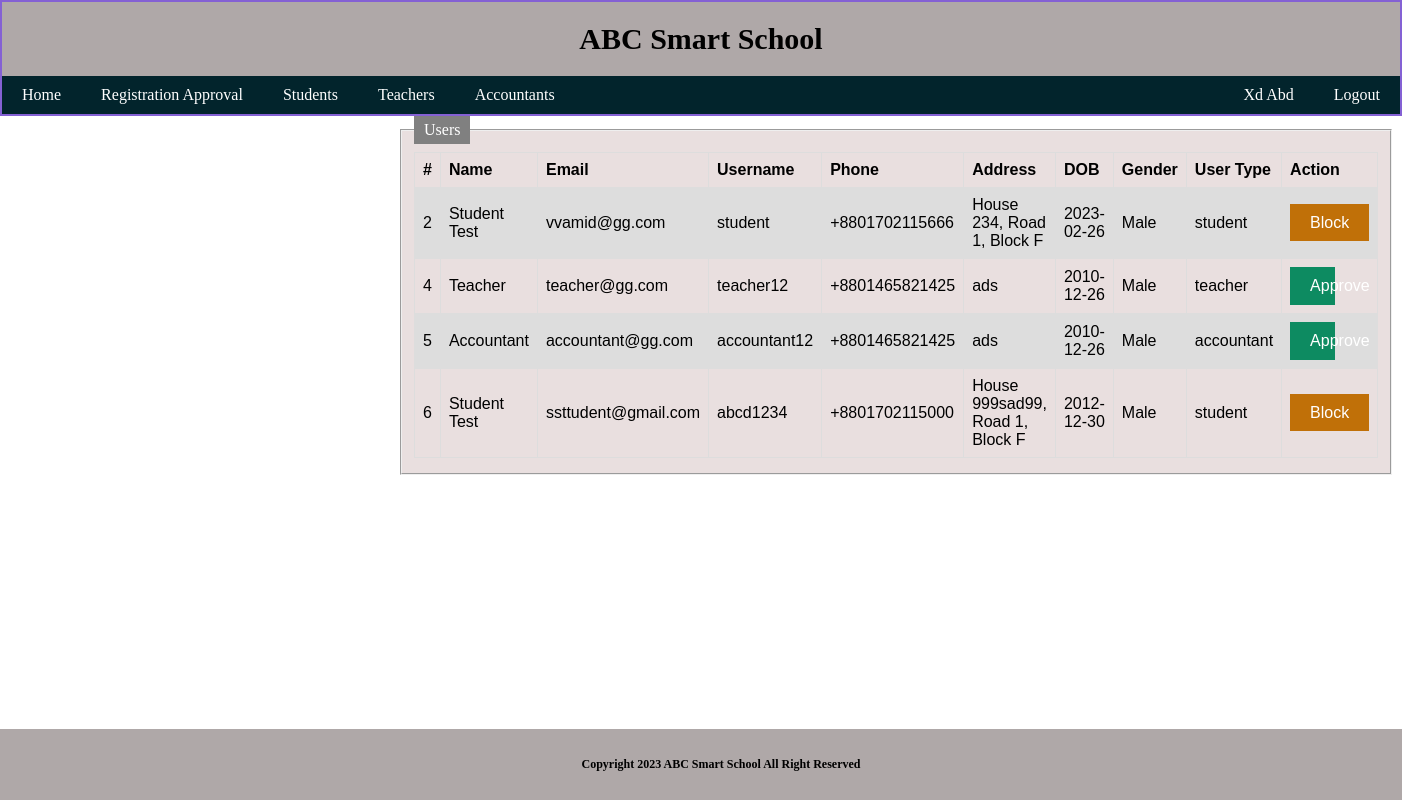
The app's page /Project/View/pages/RegistrationApproval.php (signed in) with its own data.
### tables this page shows
CREATE TABLE `users` (
  `id` int(11) NOT NULL,
  `Name` text NOT NULL,
  `Email` varchar(255) NOT NULL,
  `Username` varchar(100) NOT NULL,
  `Password` varchar(255) NOT NULL,
  `Phone` text NOT NULL,
  `Address` varchar(255) NOT NULL,
  `DOB` text NOT NULL,
  `Gender` text NOT NULL,
  `User_Type` text NOT NULL,
  `File_Path` varchar(500) NOT NULL,
  `Validation` text NOT NULL
);

### Project/model/DatabaseConnection.php (called while the page is built, shortened)
<?php
class DatabaseConnection{
function ShowUsersData($conn,$table)
{
    $result = $conn->query("SELECT `id`, `Name`, `Email`, `Username`, `Phone`, `Address`, `DOB`, `Gender`, `File_Path`, `Validation`, `User_Type` FROM ". $table." WHERE User_Type!='admin'");
    return $result;
}
}

### Project/View/pages/RegistrationApproval.php (the view, shortened to what this page needs)
<!DOCTYPE html>
<html>
<head>
</head>
<body>
    <?php
    include('../layout/Header.php');
    ?>
    <fieldset>
        <legend>Users</legend>
        <?php
        include "../../model/DatabaseConnection.php";
        $connection = new DatabaseConnection();
        $conobj = $connection->OpenCon();
        $users = $connection->ShowUsersData($conobj, "users");
        if ($users->num_rows > 0) { ?>
            <table>
                <tr>
                    <th>#</th>
                    <th>Name</th>
                    <th>Email</th>
                    <th>Username</th>
                    <th>Phone</th>
                    <th>Address</th>
                    <th>DOB</th>
                    <th>Gender</th>
                    <th>User Type</th>
                    <th>Action</th>
                </tr>
                <?php
                while ($row = $users->fetch_assoc()) { ?>
                    <tr>
                        <td><?php echo $row['id'] ?></td>
                        <td><?php echo $row['Name'] ?></td>
                        <td><?php echo $row['Email'] ?></td>
                        <td><?php echo $row['Username'] ?></td>
                        <td><?php echo $row['Phone'] ?></td>
                        <td><?php echo $row['Address'] ?></td>
                        <td><?php echo $row['DOB'] ?></td>
                        <td><?php echo $row['Gender'] ?></td>
                        <td><?php echo $row['User_Type'] ?></td>
                        <?php if($row['Validation']=='True') { ?>
                        <td><a class='button1' href='../../Controller/RegistrationApprovalController.php?approve=False&id=<?php echo $row['id'] ?>'>Block</a></td>
                        <?php } else { ?>
                        <td><a class='button' href='../../Controller/RegistrationApprovalController.php?approve=True&id=<?php echo $row['id'] ?>'>Approve</a></td>
                        <?php } ?>
                    </tr>
                <?php
                } ?>
            </table>
        <?php
        }
        ?>
    </fieldset>
    <br>
    <?php
    include('../layout/Footer.php');
    ?>
</body>
</html>

### Project/View/layout/Header.php (shortened to what this page needs)
<!DOCTYPE html>
<html>
<head>
    <link rel="stylesheet" type="text/css" href="../../css/Seller/css/Mainpage.css">
    <link rel="stylesheet" type="text/css" href="../../css/design.css">
</head>
<body style="background-image: url('../../File/background.jpg');">
    <div class="header sticky">
        <center>
            <h1>ABC Smart School</h1>
        </center>
        <div class="topnav">
            <a href="../../../index.php">Home</a>
            <?php
            if (isset($_SESSION["Username"]) && isset($_SESSION["User_Type"]) && $_SESSION["User_Type"] == 'admin') { ?>
                <a href="../pages/RegistrationApproval.php">Registration Approval</a>
                <a href="../pages/Students.php">Students</a>
                <a href="../pages/Teachers.php">Teachers</a>
                <a href="../pages/Accountants.php">Accountants</a>
                <a style="float: right;" href="../../Controller/logout.php">Logout</a>
                <a style="float: right;" href="Dashboard.php"><?php echo $_SESSION['Name'] ?></a>
                <?php }
                 else { ?>
                <a style="float: right;" href="../pages/StudentRegistration.php">Student Signup</a>&nbsp;
                <a style="float: right;" href="../pages/AdminRegistration.php">Admin Signup</a>&nbsp;
                <a style="float: right;" href="../pages/Login.php">Login</a>
            <?php }
            ?>
        </div>
    </div>
</body>
</html>

### Project/View/layout/Footer.php
<div class="footer">
   <center> <h1> Copyright 2023 ABC Smart School All Right Reserved <h1> </center>
</div>

### Project/css/Mainpage.css (style rules this page uses)
body { margin:0; padding: 0; background: url(background.jpg) no-repeat; background-size: cover; background-attachment: fixed; }
a.button:link, a.button:visited { text-decoration: none; background-color: rgb(125, 31, 168); color: white; padding: 15px 85px; text-align: center; text-decoration: none; display: inline-block; }
.header { padding: 20px; text-align: center; background: rgb(175, 168, 168); }
.header h1 { font-size: 30px; }
.footer { padding: 20px; text-align: right; background: rgb(173, 164, 164); margin-top: 20px; position: fixed; bottom: 0; width: 100%; }
.footer h1 { font-size: 12px; text-align: center; }
.topnav { overflow: hidden; background-color: #333; }
div.sticky { position: sticky; top: 0; padding: 0; border: 2px solid #8461d4; }
.topnav a { float: left; display: block; color: #929191; text-align: center; padding: 10px 50px; }

### Project/css/design.css (style rules this page uses)
body { margin:0; padding: 0; background: url(background2.jpg) no-repeat; background-size: cover; }
a.button:link, a.button:visited { text-decoration: none; background-color: rgb(13, 139, 97); color: white; padding: 10px 20px; width: 5px; }
a.button1:link, a.button1:visited { text-decoration: none; background-color: rgb(192, 112, 8); color: white; padding: 10px 20px; width: 5px; }
.header { padding: 20px; text-align: center; background: rgb(175, 168, 168); }
.header h1 { font-size: 30px; }
.footer { padding: 20px; text-align: center; background: rgb(175, 168, 168); margin-top: 20px; position: fixed; left: 0; bottom: 0; width: 100%; text-align: center; }
.footer h1 { font-size: 12px; }
.topnav { overflow: hidden; background-color: rgb(2, 36, 44); width: 100%; }
div.sticky { position: sticky; top: 0; padding: 0; border: 2px solid #8461d4; }
.topnav a { float: left; display: block; color: #ffffff; text-align: center; padding: 10px 20px; text-decoration: none; }
fieldset { background-color: #e9dfdf; display: block; margin-left: 400px; margin-right: 400px; padding-top: 0.5em; padding-bottom: 0.9em; }
legend { background-color: gray; color: white; padding: 5px 10px; }
table { font-family: arial, sans-serif; border-collapse: collapse; width: 100%; }
td, th { border: 1px solid #dddddd; text-align: left; padding: 8px; }
tr:nth-child(even) { background-color: #dddddd; }

### records on screen
users: id "2", Name "Student Test", Email "vvamid@gg.com", Username "student", Phone "+8801702115666", Address "House 234, Road 1, Block F", DOB "2023-02-26", Gender "Male", User_Type "student"
users: id "4", Name "Teacher", Email "teacher@gg.com", Username "teacher12", Phone "+8801465821425", Address "ads", DOB "2010-12-26", Gender "Male", User_Type "teacher"
users: id "5", Name "Accountant", Email "accountant@gg.com", Username "accountant12", Phone "+8801465821425", Address "ads", DOB "2010-12-26", Gender "Male", User_Type "accountant"
users: id "6", Name "Student Test", Email "ssttudent@gmail.com", Username "abcd1234", Phone "+8801702115000", Address "House 999sad99, Road 1, Block F", DOB "2012-12-30", Gender "Male", User_Type "student"

### other values on screen
$_SESSION['Name'] "Xd Abd"
